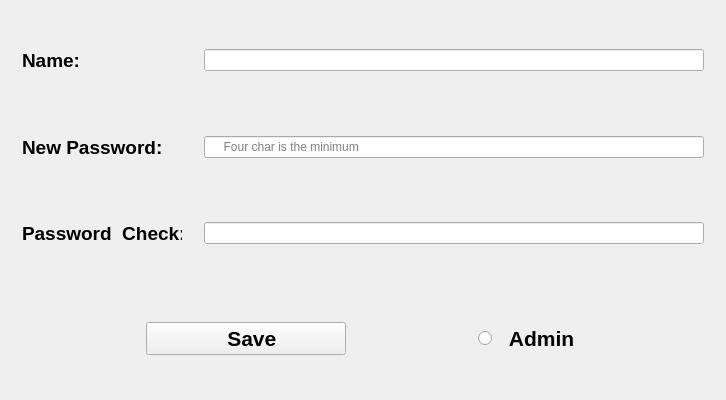
<?xml version="1.0" encoding="UTF-8"?>
<ui version="4.0">
 <class>user</class>
 <widget class="QWidget" name="user">
  <property name="geometry">
   <rect>
    <x>0</x>
    <y>0</y>
    <width>726</width>
    <height>400</height>
   </rect>
  </property>
  <property name="minimumSize">
   <size>
    <width>700</width>
    <height>400</height>
   </size>
  </property>
  <property name="maximumSize">
   <size>
    <width>726</width>
    <height>400</height>
   </size>
  </property>
  <property name="windowTitle">
   <string>Form</string>
  </property>
  <layout class="QVBoxLayout" name="verticalLayout">
   <item>
    <widget class="QWidget" name="widget_2" native="true">
     <layout class="QVBoxLayout" name="verticalLayout_2">
      <item>
       <widget class="QWidget" name="widget_3" native="true">
        <layout class="QHBoxLayout" name="horizontalLayout_3">
         <property name="leftMargin">
          <number>2</number>
         </property>
         <property name="topMargin">
          <number>2</number>
         </property>
         <property name="rightMargin">
          <number>2</number>
         </property>
         <property name="bottomMargin">
          <number>2</number>
         </property>
         <item alignment="Qt::AlignLeft">
          <widget class="QLabel" name="label">
           <property name="sizePolicy">
            <sizepolicy hsizetype="Preferred" vsizetype="Preferred">
             <horstretch>0</horstretch>
             <verstretch>0</verstretch>
            </sizepolicy>
           </property>
           <property name="minimumSize">
            <size>
             <width>160</width>
             <height>0</height>
            </size>
           </property>
           <property name="maximumSize">
            <size>
             <width>160</width>
             <height>16777215</height>
            </size>
           </property>
           <property name="font">
            <font>
             <pointsize>14</pointsize>
             <bold>true</bold>
            </font>
           </property>
           <property name="text">
            <string>Name:</string>
           </property>
          </widget>
         </item>
         <item alignment="Qt::AlignRight">
          <widget class="QLineEdit" name="name">
           <property name="sizePolicy">
            <sizepolicy hsizetype="Preferred" vsizetype="Fixed">
             <horstretch>0</horstretch>
             <verstretch>0</verstretch>
            </sizepolicy>
           </property>
           <property name="minimumSize">
            <size>
             <width>500</width>
             <height>0</height>
            </size>
           </property>
           <property name="maximumSize">
            <size>
             <width>500</width>
             <height>16777215</height>
            </size>
           </property>
          </widget>
         </item>
        </layout>
       </widget>
      </item>
      <item>
       <widget class="QWidget" name="widget_4" native="true">
        <layout class="QHBoxLayout" name="horizontalLayout_2">
         <property name="leftMargin">
          <number>2</number>
         </property>
         <property name="topMargin">
          <number>2</number>
         </property>
         <property name="rightMargin">
          <number>2</number>
         </property>
         <property name="bottomMargin">
          <number>2</number>
         </property>
         <item alignment="Qt::AlignLeft">
          <widget class="QLabel" name="label_2">
           <property name="sizePolicy">
            <sizepolicy hsizetype="Preferred" vsizetype="Preferred">
             <horstretch>0</horstretch>
             <verstretch>0</verstretch>
            </sizepolicy>
           </property>
           <property name="minimumSize">
            <size>
             <width>160</width>
             <height>0</height>
            </size>
           </property>
           <property name="maximumSize">
            <size>
             <width>160</width>
             <height>16777215</height>
            </size>
           </property>
           <property name="font">
            <font>
             <pointsize>14</pointsize>
             <bold>true</bold>
            </font>
           </property>
           <property name="text">
            <string>New Password:</string>
           </property>
          </widget>
         </item>
         <item alignment="Qt::AlignRight">
          <widget class="QLineEdit" name="pass">
           <property name="sizePolicy">
            <sizepolicy hsizetype="Fixed" vsizetype="Fixed">
             <horstretch>0</horstretch>
             <verstretch>0</verstretch>
            </sizepolicy>
           </property>
           <property name="minimumSize">
            <size>
             <width>500</width>
             <height>0</height>
            </size>
           </property>
           <property name="maximumSize">
            <size>
             <width>500</width>
             <height>16777215</height>
            </size>
           </property>
           <property name="echoMode">
            <enum>QLineEdit::Password</enum>
           </property>
           <property name="placeholderText">
            <string>     Four char is the minimum</string>
           </property>
          </widget>
         </item>
        </layout>
       </widget>
      </item>
      <item>
       <widget class="QWidget" name="widget_5" native="true">
        <layout class="QHBoxLayout" name="horizontalLayout">
         <property name="leftMargin">
          <number>2</number>
         </property>
         <property name="topMargin">
          <number>2</number>
         </property>
         <property name="rightMargin">
          <number>2</number>
         </property>
         <property name="bottomMargin">
          <number>2</number>
         </property>
         <item>
          <widget class="QLabel" name="label_3">
           <property name="minimumSize">
            <size>
             <width>160</width>
             <height>0</height>
            </size>
           </property>
           <property name="maximumSize">
            <size>
             <width>160</width>
             <height>16777215</height>
            </size>
           </property>
           <property name="font">
            <font>
             <pointsize>14</pointsize>
             <bold>true</bold>
            </font>
           </property>
           <property name="text">
            <string>Password  Check:</string>
           </property>
          </widget>
         </item>
         <item alignment="Qt::AlignRight">
          <widget class="QLineEdit" name="pass_2">
           <property name="sizePolicy">
            <sizepolicy hsizetype="Fixed" vsizetype="Fixed">
             <horstretch>0</horstretch>
             <verstretch>0</verstretch>
            </sizepolicy>
           </property>
           <property name="minimumSize">
            <size>
             <width>500</width>
             <height>0</height>
            </size>
           </property>
           <property name="maximumSize">
            <size>
             <width>500</width>
             <height>16777215</height>
            </size>
           </property>
           <property name="echoMode">
            <enum>QLineEdit::Password</enum>
           </property>
           <property name="placeholderText">
            <string/>
           </property>
          </widget>
         </item>
        </layout>
       </widget>
      </item>
     </layout>
    </widget>
   </item>
   <item>
    <widget class="QWidget" name="widget_6" native="true">
     <property name="sizePolicy">
      <sizepolicy hsizetype="Preferred" vsizetype="Minimum">
       <horstretch>0</horstretch>
       <verstretch>0</verstretch>
      </sizepolicy>
     </property>
     <property name="minimumSize">
      <size>
       <width>0</width>
       <height>100</height>
      </size>
     </property>
     <property name="maximumSize">
      <size>
       <width>16777215</width>
       <height>100</height>
      </size>
     </property>
     <layout class="QHBoxLayout" name="horizontalLayout_4">
      <item>
       <widget class="QPushButton" name="pushButton">
        <property name="minimumSize">
         <size>
          <width>200</width>
          <height>0</height>
         </size>
        </property>
        <property name="maximumSize">
         <size>
          <width>200</width>
          <height>16777215</height>
         </size>
        </property>
        <property name="font">
         <font>
          <pointsize>16</pointsize>
          <bold>true</bold>
         </font>
        </property>
        <property name="text">
         <string>  Save</string>
        </property>
        <property name="icon">
         <iconset resource="images/images.qrc">
          <normaloff>:/login/diskette(1).png</normaloff>:/login/diskette(1).png</iconset>
        </property>
        <property name="iconSize">
         <size>
          <width>32</width>
          <height>32</height>
         </size>
        </property>
       </widget>
      </item>
      <item>
       <widget class="QRadioButton" name="admin">
        <property name="sizePolicy">
         <sizepolicy hsizetype="Fixed" vsizetype="Fixed">
          <horstretch>0</horstretch>
          <verstretch>0</verstretch>
         </sizepolicy>
        </property>
        <property name="font">
         <font>
          <pointsize>16</pointsize>
          <bold>true</bold>
         </font>
        </property>
        <property name="text">
         <string>  Admin</string>
        </property>
        <property name="icon">
         <iconset resource="images/images.qrc">
          <normaloff>:/login/admin.png</normaloff>:/login/admin.png</iconset>
        </property>
        <property name="iconSize">
         <size>
          <width>32</width>
          <height>32</height>
         </size>
        </property>
        <property name="checked">
         <bool>false</bool>
        </property>
       </widget>
      </item>
     </layout>
    </widget>
   </item>
  </layout>
 </widget>
 <resources>
  <include location="images/images.qrc"/>
 </resources>
 <connections/>
</ui>
